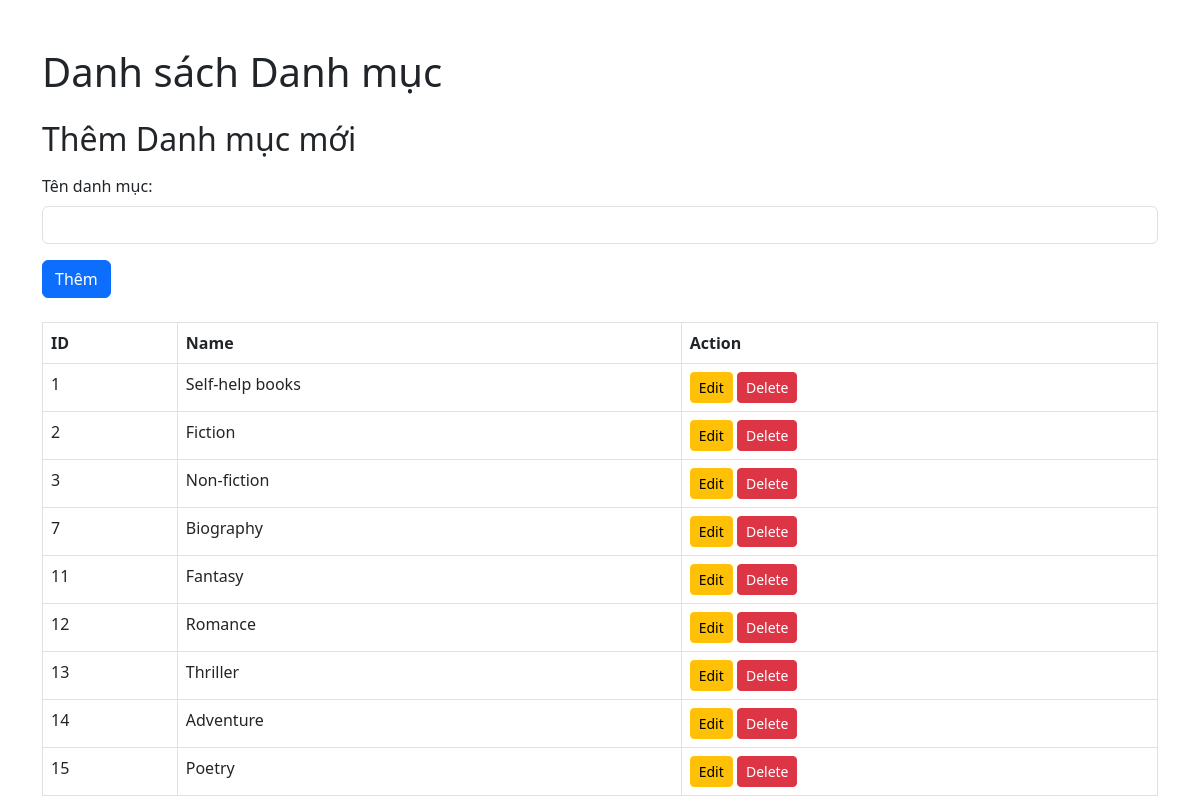
Screenshot of /category_crud.php with the database file from the repository.
### tables this page shows
CREATE TABLE `category` (
  `id` int(11) NOT NULL,
  `name` varchar(255) NOT NULL
);

### Database.php (called while the page is built, shortened)
<?php
class Database
{
    private static $connection;
    public static function getConnection()
    {
        if (!self::$connection) {
            self::$connection = new mysqli(DB_HOST, DB_USER, DB_PASSWORD, DB_NAME);
            self::$connection->set_charset(DB_CHARSET);
        }
        return self::$connection;
    }
}

### Category_Database.php (called while the page is built, shortened)
<?php
require_once 'Database.php';
class Category_Database
{
    private $db;
    public function __construct()
    {
        $this->db = Database::getConnection();
    }
    public function getAllCategories()
    {
        $result = $this->db->query("SELECT * FROM Category");
        if ($result) {
            return $result->fetch_all(MYSQLI_ASSOC);
        }
        return [];
    }
}

### category_crud.php (the view, shortened to what this page needs)
<?php
require_once 'Category_Database.php';
$category_database = new Category_Database();
$categories = $category_database->getAllCategories();
?>
<!DOCTYPE html>
<html lang="en">
<head>
    <link rel="stylesheet" href="https://cdn.jsdelivr.net/npm/bootstrap@5.3.0/dist/css/bootstrap.min.css">
</head>
<body>
    <div class="container mt-5">
        <h1 class="mb-4">Danh sách Danh mục</h1>
        <h2 class="mb-3">Thêm Danh mục mới</h2>
        <form action="category_process.php?action=add" method="POST" class="mb-4">
            <div class="mb-3">
                <label for="name" class="form-label">Tên danh mục:</label>
                <input type="text" name="name" id="name" class="form-control" required>
            </div>
            <button type="submit" class="btn btn-primary">Thêm</button>
        </form>
        <table class="table table-bordered">
            <thead>
                <tr>
                    <th>ID</th>
                    <th>Name</th>
                    <th>Action</th>
                </tr>
            </thead>
            <tbody>
                <?php foreach ($categories as $item): ?>
                    <tr>
                        <td><?php echo htmlspecialchars($item['id']); ?></td>
                        <td><?php echo htmlspecialchars($item['name']); ?></td>
                        <td>
                            <a href="edit_category.php?id=<?php echo $item['id']; ?>" class="btn btn-warning btn-sm">Edit</a>
                            <a href="category_process.php?action=delete&id=<?php echo $item['id']; ?>"
                            class="btn btn-danger btn-sm" onclick="return confirm('Bạn có chắc chắn muốn xóa không?');">Delete</a>
                        </td>
                    </tr>
                <?php endforeach; ?>
            </tbody>
        </table>
    </div>
</body>
</html>

### rows the page displays
category: id "1", name "Self-help books"
category: id "2", name "Fiction"
category: id "3", name "Non-fiction"
category: id "7", name "Biography"
category: id "11", name "Fantasy"
category: id "12", name "Romance"
category: id "13", name "Thriller"
category: id "14", name "Adventure"
category: id "15", name "Poetry"
